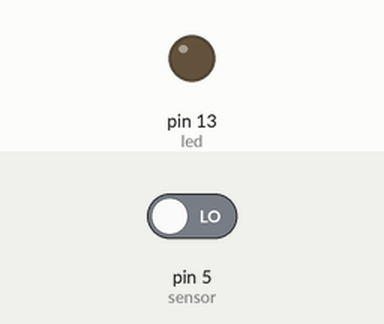
Simulated run of this sketch. Board: Arduino Uno, built with avr-gcc and run on an emulated ATmega328P. On the bench: output pins drawn as LEDs (lit = HIGH). Inputs (shaded band) come from the test bench; at power-on: pin 5 (sensor) LOW. What the sketch prints to the serial monitor is not drawn.

Above: at 1.2 s.
1.3 s: pin 5 (sensor) driven HIGH
At 2.2 s:
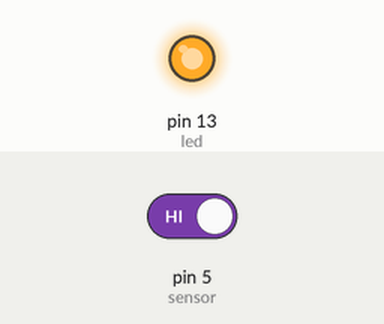
2.8 s: pin 5 (sensor) driven LOW
At 4.3 s:
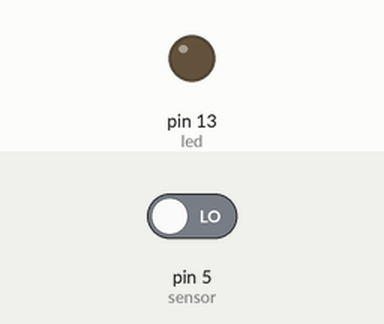
Timing chart, 0 to 5.8 s (numbered marks = the images above; inputs shaded):
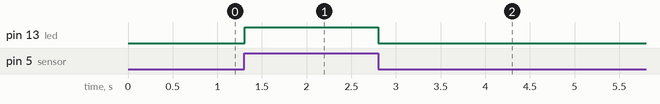

Measured:
- after the input at 1.3 s, pin 13 (led): LOW → HIGH at once
- after the input at 2.8 s, pin 13 (led): HIGH → LOW at once

The sketch:

Reed_magnetic_switch_code.ino
```cpp
int sensor =5;
int led=13;
void setup() {
  // put your setup code here, to run once:
  Serial.begin(9600);
  pinMode(sensor,INPUT);
  pinMode(led,OUTPUT);


}

void loop() {
  // put your main code here, to run repeatedly:
  bool value =digitalRead(sensor);
  Serial.println(value);
  if(value==1){
    digitalWrite(led,HIGH);
    Serial.println("LED on");

  }else{
    digitalWrite(led,LOW);
  }

}
```
